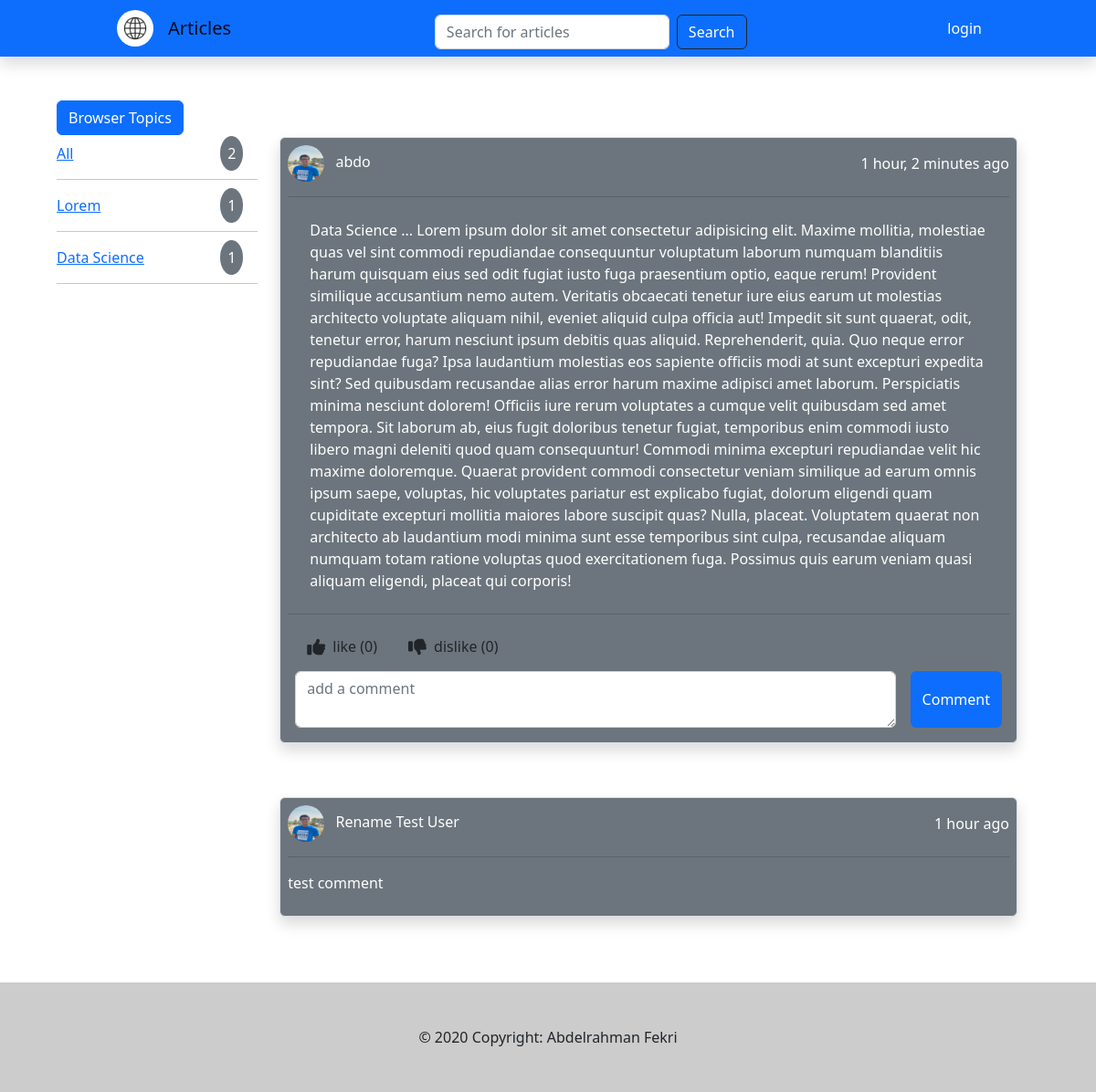
The app's page /details/39/ with its own data.
### Social/models.py (models this page shows, shortened)
class Topic(models.Model):
    Name = models.CharField(max_length=30)
    NoArticles = models.IntegerField(default=0)

class Article(models.Model):
    Topic = models.ForeignKey(Topic,on_delete=models.CASCADE)
    Content = models.TextField(max_length=1000)
    Owner = models.ForeignKey(User,on_delete=models.CASCADE,related_name="author")
    updated_at = models.DateTimeField(null=True,auto_now=True)
    created_at = models.DateTimeField(null=True,auto_now_add=True)
    noLike = models.PositiveIntegerField(default=0)
    noDislike = models.PositiveIntegerField(default=0)
    userLike = models.ManyToManyField(User,related_name="Users_like_article")
    userDisLike = models.ManyToManyField(User,related_name="User_dislike_article")
    class Meta:
        ordering = ('-updated_at','-created_at')

class User(AbstractUser):
    username = models.CharField(null=True,max_length=50)
    Avatar = models.ImageField(null=True,default='avatar.svg')
    email = models.EmailField(unique=True)
    USERNAME_FIELD = 'email'
    REQUIRED_FIELDS = ['username']

class Comment(models.Model):
    Owner = models.ForeignKey(User,on_delete=models.CASCADE)
    Article = models.ForeignKey(Article,on_delete=models.CASCADE)
    Content = models.TextField(max_length=200)
    updated = models.DateTimeField(null=True,auto_now=True)
    created = models.DateTimeField(null=True,auto_now_add=True)
    class Meta:
        ordering = ('-updated','-created')

### Social/views.py (the view)
# urls.py: path('details/<str:pk>/',detailsView,name='details'),
def detailsView(request,pk):
    article = Article.objects.get(id = int(pk))
    topics = Topic.objects.all()
    comments = Comment.objects.filter(Article=article)
    noComments = comments.count()
    numberOfArticles = Article.objects.all().count()
    try:
        action = Like.objects.get(user=request.user,article=article)
        like = action.like
        dislike = not(like)
    except:
        like = False
        dislike = False
    allArticle = Article.objects.all().count()
    context = {"allArticle":allArticle,"like":like,"dislike":dislike,"article":article,"topics":topics,'comments':comments,"noComments":noComments,"NoArticle":numberOfArticles}
    return render(request,'Social/details.html',context)

### Social/templates/Social/details.html
{% extends 'main.html' %}
{% block content %}
<div class="container mw-100 d-flex mt-5 flex-column flex-md-row" style="width:1100px;">
    {%include 'Social/articleTopics.html'%}
    {%include 'Social/review.html' %}
</div>
{% endblock %}

### Social/templates/Social/articleTopics.html
<div class="mw-75 mb-3 m-0" style="width:300px">
    <button class="btn btn-primary" type="button" data-toggle="collapse" data-target="#collapseExample"
        aria-expanded="True" aria-controls="collapseExample">
        Browser Topics
    </button>
    <div class="collapse show" id="collapseExample">
        <div class="d-flex justify-content-between align-items-center my-2">
            <div>
                <a href="{% url 'home' %}"><span>All</span></a>
            </div>
            <div>
                <span class="bg-secondary rounded-circle me-3 p-2 text-white">{{allArticle}}</span>
            </div>
        </div>
        <hr>
        {% for i in topics %}
        <div class="d-flex justify-content-between align-items-center my-3">
            <a href="{% url 'home'%}?topic={{i.Name}}">
                <span>{{i.Name}}</span>
            </a>
            <div>
                <span class="bg-secondary rounded-circle me-3 p-2 text-white">{{i.NoArticles}}</span>
            </div>
        </div>
        <hr>
        {% endfor %}
    </div>
</div>

### Social/templates/Social/review.html (shortened to what this page needs)
{% load static %}
<div class="m-1 m-md-4 mw-100" style="width: 1100px;">
    <div class="bg-secondary shadow border rounded p-2 mt-3">
        <div class="d-flex align-items-center justify-content-between">
            <div>
                <img class="rounded rounded-circle" src="{%static article.Owner.Avatar.url%}" style="height:5vh;width:5vh;">
                <span class="m-2 text-white">{{article.Owner.username}}</span>
            </div>
            <div>
                <span class="text-white">{{article.created_at|timesince}} ago</span>
            </div>
        </div>
        <hr>
        <div class="m-1 m-md-4">
            <p class="text-break text-white">
                {{article.Content}}
            </p>
        </div>
        <hr>
        <div class="d-flex">
            {%if like%}
            <a href="{%url 'like' article.id%}" class="btn" style="color:blue"><i class="fa fa-thumbs-up fa-lg m-2" aria-hidden="true"></i>like ({{article.noLike}})</a>
            {%else%}
            <a href="{%url 'like' article.id%}" class="btn"><i class="fa fa-thumbs-up fa-lg m-2" aria-hidden="true"></i>like ({{article.noLike}})</a>
            {%endif%}
            {%if dislike%}
            <a href="{%url 'dislike' article.id%}" class="btn" style="color:red"><i class="fa fa-thumbs-down fa-lg m-2" aria-hidden="true"></i>dislike ({{article.noDislike}})</a>
            {%else%}
            <a href="{%url 'dislike' article.id%}" class="btn"><i class="fa fa-thumbs-down fa-lg m-2" aria-hidden="true"></i>dislike ({{article.noDislike}})</a>
            {%endif%}
        </div>
        <div>
            <form action="{% url 'addComment' article.id%}" method="POST">
                <div class="d-flex">
                    <textarea name="comment" maxlength="200" required class="form-control m-2" rows="2"
                        placeholder="add a comment"></textarea>
                    <input class="btn btn-primary m-2" type="submit" value="Comment">
                </div>
            </form>
        </div>
    </div>
    <div>
        <h6 class="text-white mt-4">Comments <span class="me-3 text-white">({{noComments}})</span></h6>
        {% for i in comments%}
        <div class="w-100 bg-secondary shadow border rounded p-2 mt-3 h-auto">
            <div class="d-flex align-items-center justify-content-between">
                <div>
                    <img class="rounded rounded-circle" src="{%static i.Owner.Avatar.url%}" style="height:5vh;width:5vh;">
                    <span class="m-2 text-white">{{i.Owner.username}}</span>
                </div>
                <div>
                    <span class="text-white">{{i.created|timesince}} ago</span>
                </div>
            </div>
            <hr>
            <div class="text-white">
                <p class="text-break">{{i.Content}}
            </div>
        </div>
        {% endfor %}
    </div>
</div>

### records on screen
Topic: Name "Lorem", NoArticles "1"
Topic: Name "Data Science", NoArticles "1"
Article: Owner.Avatar (picture), Owner.username "abdo", created_at "1 hour, 2 minutes", Content "Data Science ... Lorem ipsum dolor sit amet consectetur adipisicing elit. Maxime mollitia, molestiae quas vel sint commodi repudiandae consequuntur voluptatum laborum numquam blanditiis harum quisquam eius sed odit fugiat iusto fuga praesentium optio, eaque rerum! Provident similique accusantium nemo autem. Veritatis obcaecati tenetur iure eius earum ut molestias architecto voluptate aliquam nihil, eveniet aliquid culpa officia aut! Impedit sit sunt quaerat, odit, tenetur error, harum nesciunt ipsum debitis quas aliquid. Reprehenderit, quia. Quo neque error repudiandae fuga? Ipsa laudantium molestias eos sapiente officiis modi at sunt excepturi expedita sint? Sed quibusdam recusandae alias…", noLike "0", noDislike "0"
Comment: Owner.Avatar (picture), Owner.username "Rename Test User", created "1 hour", Content "test comment"

### other values on screen
{{ allArticle }} "2"
